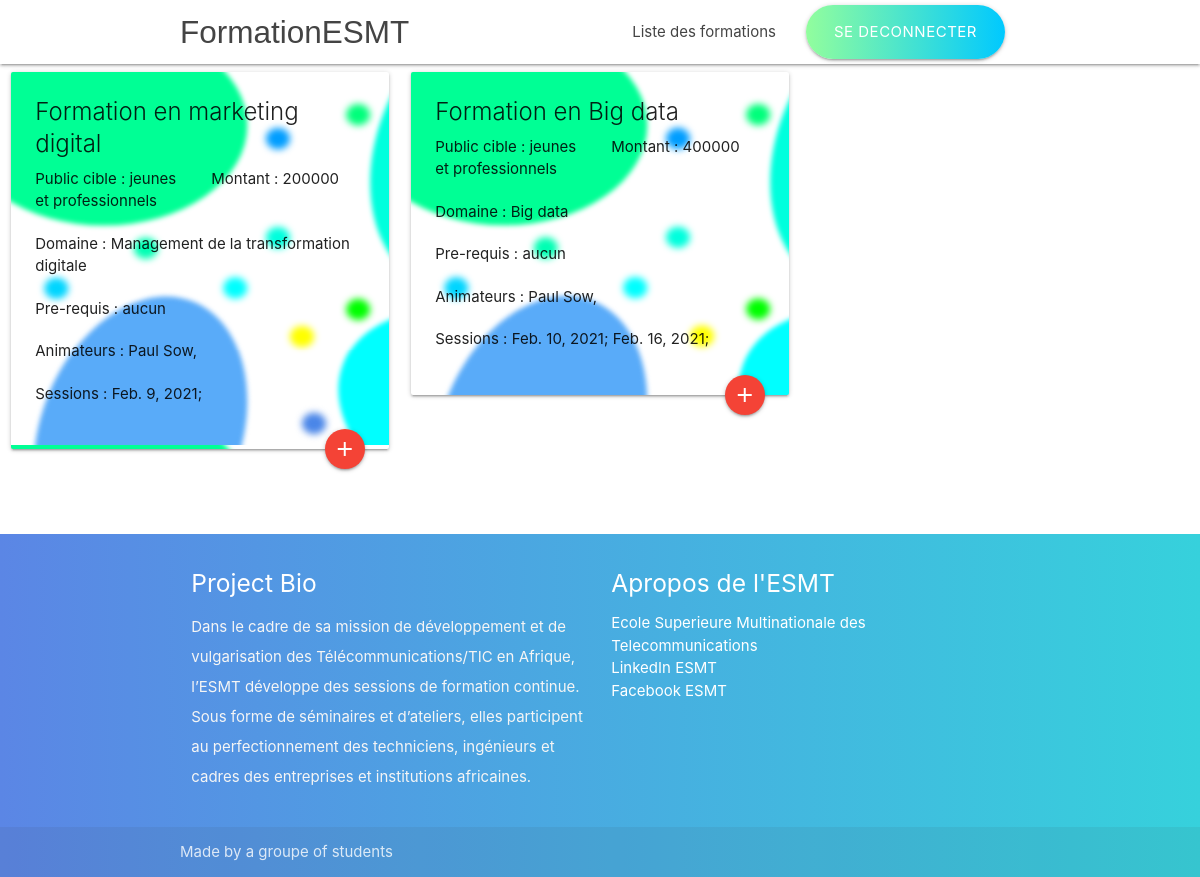
Screenshot of /liste_formation with the database file from the repository.
### catalogueESMT/models.py (models this page shows, shortened)
class Formation(models.Model):
    intitule = models.CharField(max_length=50)
    public_cible = models.CharField( max_length=90)
    prerequis = models.CharField(max_length=255,null=True,blank=True)
    montant = models.IntegerField(default=0)
    animateurs = models.ManyToManyField("Animateur", through="Animation",related_name="formations")
    fiche_programme = models.CharField(max_length=255)
    DOMAINE_A_CHOISIR = [(1,"Objets connectés"),(2,"Panorama des réseaux et services"),(3,"Réseaux mobiles et évolutions"),(4,"Multimédia et Audiovisuel"),
                                    (5,"Radiofréquences et Environnement"),(6,"Réseaux d’Infrastructure"),(7,"Energies nouvelles et renouvelables"),(8,"Développement Web & Mobile"),
                                    (9,"Développement Web & Mobile"),(10,"Economie et Régulation du numérique"),(11,"Réseaux Informatiques et IoT"),(12,"Administration Système"),
                                    (13,"Cloud Computing & Virtualisation"),(14,"Big data"),(15,"Sécurité des Réseaux et des Systèmes d’Information"),(16,"Bases de Données et Applications"),
                                    (18,"Intelligence Artificielle"),(19,"Cyber Security"),(20,"Management de la transformation digitale"),]
    domaine_choisi = models.IntegerField(choices=DOMAINE_A_CHOISIR)

class User(AbstractUser):
    USER_TYPE_CHOICES = [(1,"Gestionnaire"),(2,"Animateur"),(3,"Participant")]
    user_type = models.IntegerField(choices=USER_TYPE_CHOICES,default=3)
    telephone = models.CharField(max_length=50,null=True,blank=True)

class Animateur(User):
    profession = models.CharField(max_length=50)

class User(AbstractUser):
    USER_TYPE_CHOICES = [(1,"Gestionnaire"),(2,"Animateur"),(3,"Participant")]
    user_type = models.IntegerField(choices=USER_TYPE_CHOICES,default=3)
    telephone = models.CharField(max_length=50,null=True,blank=True)

class Session(models.Model):
    date = models.DateField()
    duree = models.IntegerField(default=0)
    lieu = models.CharField(max_length=50)
    formation = models.ForeignKey("Formation",on_delete=models.CASCADE)

### catalogueESMT/views.py (the view)
# urls.py: path('liste_formation',views.liste_formation,name="liste_formation"),
def liste_formation(request):
    formations = set()
    animateurs_dict = dict()
    periode = datetime.datetime.now().year
    sessions = Session.objects.filter(date__year=periode)
    for i in sessions :
        formations.add(Formation.objects.get(pk=i.formation.pk))
    for i in formations:
        animateurs_dict[i]= i.animateurs.all()
    return render(request,'catalogueESMT/formation/lister_formation.html',{'formations':formations, 'sessions':sessions, 'animateurs':animateurs_dict})

### catalogueESMT/templates/catalogueESMT/formation/lister_formation.html
{% extends 'catalogueESMT/base.html'%}
{% load static %}
{% block navbar %}
    <ul class="right hide-on-med-and-down">
        <li><a href="{% url 'catalogueESMT:logout'%}" class="btn-large waves-effect waves-light button-per">Se deconnecter</a></li>
    </ul>
{% endblock %}
{% block content %}
<div class="row">
    {% for formation in formations %}
        <div class="col s12 m4">
            <div class="card svg_background">
                <div class="card-content">
                    <span class="card-title">{{ formation.intitule }}</span>
                    <div class="row">
                            <span class="col s6 left">Public cible : {{ formation.public_cible }}</span>
                            <span class="col s6 ">Montant : {{ formation.montant }}</span>
                    </div>
                    <div class="row">
                        {% for k,v in formation.DOMAINE_A_CHOISIR %}
                            {% if k == formation.domaine_choisi %}
                                <span class="col s12">Domaine : {{ v }}</span>
                            {% endif %}
                        {% endfor %}
                    </div>
                    <div class="row">
                            {% if formation.prerequis == '' %}
                                <span class="col s12">Pre-requis : Aucun</span>
                            {% else %}
                                <span class="col s12">Pre-requis : {{formation.prerequis}}</span>
                            {% endif %}
                    </div>
                    <div class="row">
                        <span class="col s12">Animateurs :
                        {% for k,v in animateurs.items %}
                            {% if k == formation%}
                                {% for animateur in v %}
                                    {{ animateur.first_name }} {{ animateur.last_name }},
                                {% endfor %}
                            {% endif %}
                        {% endfor %}
                        </span>
                    </div>
                    <div class="row">
                        <span class="col s12">Sessions :
                            {% for session in sessions%}
                                {% if session.formation == formation %}
                                    {{ session.date }};
                                {% endif %}
                            {% endfor %}
                        </span>
                    </div>
                    <a class="btn-floating halfway-fab waves-effect waves-light red"><i class="material-icons">add</i></a>
                </div>
            </div>
        </div>
    {% endfor %}
</div>
{% endblock %}

### catalogueESMT/static/css/style.css (style rules this page uses)
nav ul a, nav .brand-logo { color: #444; }
.button-per { background: linear-gradient(to left, #00c9ff, #92fe9d); border-radius: 50px; }
.svg_background { background-image: url(../ressource/formation_background_1.svg); }

### rows the page displays
Formation: intitule "Formation en marketing digital", public_cible "jeunes et professionnels", montant "200000", DOMAINE_A_CHOISIR "Management de la transformation digitale", prerequis "aucun"
Animateur: first_name "Paul", last_name "Sow"
Session: date "Feb. 9, 2021"
Formation: intitule "Formation en Big data", public_cible "jeunes et professionnels", montant "400000", DOMAINE_A_CHOISIR "Big data", prerequis "aucun"
Session: date "Feb. 10, 2021"
Session: date "Feb. 16, 2021"
